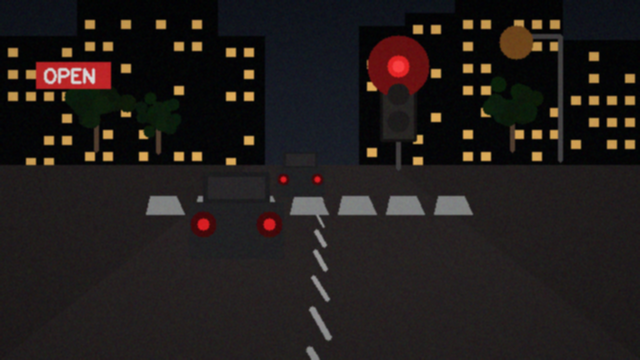
#> input picture pkg_tl1/img/tl_night.png, 640 x 360 px
$ python 05_hard.py
#> lines starting #> are read from the running program, lines starting #| are printed output that depends on the picture; after the words box and inside, x2 and y2 are one past the last pixel; in counts of white or black regions, pixels touching at a corner belong together
### pkg_tl1/common.py
"""공통 도우미 — 신호등 인식 실습 패키지 (1~3차시 공용)

경로, 입출력, 처리 함수를 모아 둔 제공 코드입니다.
학생이 수정할 필요는 없습니다.

headless 환경(서버·CI)에서 창 없이 확인만 하려면
환경변수 CV_HEADLESS=1 을 설정하고 실행합니다.
"""
import os
from pathlib import Path
import cv2
import numpy as np

ROOT = Path(__file__).resolve().parent
IMG = ROOT / "img"
OUT = ROOT / "output"
EXPECTED = ROOT / "expected"
OUT.mkdir(exist_ok=True)

HEADLESS = os.environ.get("CV_HEADLESS") == "1"

if HEADLESS:
    # 창을 띄울 수 없는 환경(서버·자동 채점)에서 GUI 호출을 무시합니다.
    # 학생용 코드는 순수 OpenCV 호출 그대로 두고, 여기서만 막습니다.
    cv2.namedWindow = lambda *a, **k: None
    cv2.createTrackbar = lambda *a, **k: None
    cv2.getTrackbarPos = lambda *a, **k: 0
    cv2.setMouseCallback = lambda *a, **k: None
    cv2.destroyAllWindows = lambda *a, **k: None
    cv2.imshow = lambda *a, **k: None


# ── 입출력 ────────────────────────────────────────────────
def load(name, gray=False):
    """img 폴더의 사진을 읽습니다. 실패하면 바로 알려 줍니다."""
#> called with name = 'tl_night.png', gray = False
    path = IMG / name
    img = cv2.imread(str(path), cv2.IMREAD_COLOR)
#> img is the input picture: shape (360, 640, 3); mean B, G, R 26.8, 28.3, 33.7
    if img is None:
        raise SystemExit(f"[오류] 사진을 열지 못했습니다: {path}")
    # 흑백은 항상 cvtColor 로 만듭니다. imread 의 흑백 모드와 값이 미세하게 다릅니다.
    return cv2.cvtColor(img, cv2.COLOR_BGR2GRAY) if gray else img


# [39 lines left out: functions open_video, frame_of, make_writer, not called in this run]


def save(name, img):
    """output 폴더에 저장하고 경로를 출력합니다."""
    path = OUT / name
    cv2.imwrite(str(path), img)
    print(f"[저장] {path}")
    return path


def show(title, img):
    """headless 환경에서는 창을 띄우지 않습니다."""
    if not HEADLESS:
        cv2.imshow(title, img)


_TICK = [0]


def wait(delay=0):
    """headless 환경에서는 키 입력이 없는 것으로 보고 즉시 반환합니다.
    무한 루프도 끝나도록 140번째 호출부터는 q 를 누른 것으로 처리합니다."""
    if HEADLESS:
        _TICK[0] += 1
        return ord("q") if _TICK[0] > 140 else 255
    return cv2.waitKey(delay) & 0xFF


def close():
    if not HEADLESS:
        cv2.destroyAllWindows()


def nothing(value):
    pass


# [4 lines left out: function stats, not called in this run]


def grid(cells, cols=2, size=(320, 180)):
    """결과들을 격자로 이어 붙여 한 장으로 만듭니다."""
    cw, ch = size
    cells = [c if c.ndim == 3 else cv2.cvtColor(c, cv2.COLOR_GRAY2BGR) for c in cells]
    rows = []
    for i in range(0, len(cells), cols):
        rows.append(np.hstack([cv2.resize(c, (cw, ch)) for c in cells[i:i + cols]]))
    return np.vstack(rows)


def tag(img, text, color=(255, 255, 255)):
    """결과 위에 영문 라벨을 얹습니다 (한글은 기본 글꼴로 표시되지 않습니다)."""
    out = img.copy()
    cv2.putText(out, text, (10, 26), cv2.FONT_HERSHEY_SIMPLEX, 0.62, (0, 0, 0), 4, cv2.LINE_AA)
    cv2.putText(out, text, (10, 26), cv2.FONT_HERSHEY_SIMPLEX, 0.62, color, 1, cv2.LINE_AA)
    return out


# ── 처리 함수 (이미지와 프레임에 똑같이 사용) ────────────────
# ── 신호등 색 범위 ────────────────────────────────────────
# 수업에서 실제로 재서 정한 값입니다. 영상이 바뀌면 다시 재야 합니다.
RANGES = {
    "red":    [((0, 120, 120), (10, 255, 255)),        # H 가 0 에서 끊기므로
               ((170, 120, 120), (179, 255, 255))],    # 범위가 둘입니다
    "yellow": [((18, 120, 150), (35, 255, 255))],
    "green":  [((60, 90, 120), (90, 255, 255))],
}
# 전구를 둘러싼 21 x 21 영역 (합성 장면에서 전구 위치는 고정되어 있습니다)
LAMP_BOXES = {
    "red":    (slice(56, 77), slice(388, 409)),
    "yellow": (slice(84, 105), slice(388, 409)),
    "green":  (slice(111, 132), slice(388, 409)),
}


def to_hsv(img):
    """BGR 영상을 HSV 로 바꿉니다."""
    return cv2.cvtColor(img, cv2.COLOR_BGR2HSV)


# [9 lines left out: function color_mask, not called in this run]


def count(mask):
    """마스크에서 흰 화소의 개수."""
    return int(cv2.countNonZero(mask))


def lamp_count(mask, color="red"):
    """해당 전구 영역(21 x 21) 안에서만 센 화소 수. 배경의 가짜를 뺀 값입니다."""
    return int(cv2.countNonZero(mask[LAMP_BOXES[color]]))


def pixel_hsv(img, x, y):
    """한 점의 HSV 를 (H, S, V) 로 돌려줍니다. 순서가 [y, x] 인 점에 주의."""
    return tuple(int(v) for v in to_hsv(img)[y, x])


def apply_mask(img, mask):
    """마스크가 흰 곳만 원본에서 남깁니다."""
    return cv2.bitwise_and(img, img, mask=mask)

### pkg_tl1/starter/05_hard.py
"""미션 5 (15분) — 나쁜 조건에서도 되는가
같은 범위 한 벌로 야간 · 역광 · 비 세 장을 처리합니다.
"""
import sys, cv2, numpy as np
sys.path.insert(0, str(__import__("pathlib").Path(__file__).resolve().parent.parent))
import common as C


names = ["tl_night.png", "tl_dusk.png", "tl_rain.png"]
cells = []

for name in names:
    img = C.load(name)

    # TODO) C.color_mask 로 빨강 마스크를 만드세요
    mask = np.zeros(img.shape[:2], np.uint8)

    print(f"{name:<14} 전체 {cv2.countNonZero(mask):5d} 화소 "
          f"/ 전구 영역 {C.lamp_count(mask):4d} 화소")
#| tl_night.png   전체     0 화소 / 전구 영역    0 화소
#> mask: shape (360, 640); every value is 0
    cells.append(C.tag(img, name.replace(".png", "")))
#> in tag, `cv2.putText(out, text, (10, 26), cv2.FONT_HERSHEY_SIMPLEX, 0.62, (0, 0..`: out: shape (360, 640, 3); 0.47% of pixels changed, all inside (x1, y1, x2, y2) = (8, 10, 84, 34)
    cells.append(C.tag(mask, "red mask"))
#> call 2 of tag, with text = 'red mask', color = (255, 255, 255)
#> in tag (call 2), `cv2.putText(out, text, (10, 26), cv2.FONT_HERSHEY_SIMPLEX, 0.62, color..`:
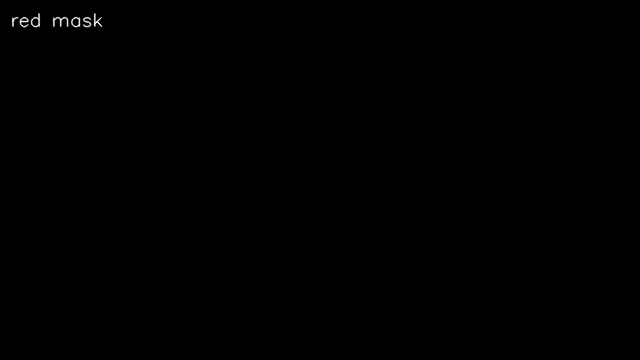
#> out: shape (360, 640); min 0, max 254, mean 0.3
#> pass 2 of the loop `for name in names:`:
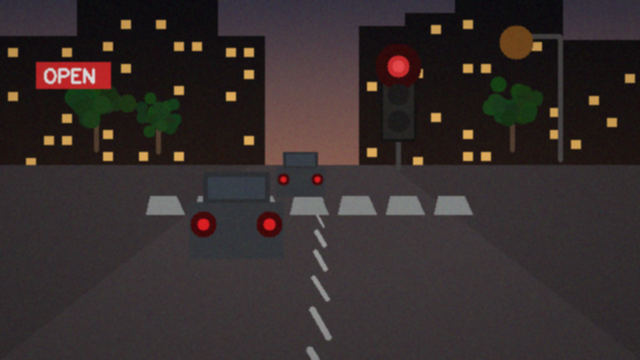
#> input picture pkg_tl1/img/tl_dusk.png, 640 x 360 px
#> in load, img is the input picture: shape (360, 640, 3); mean B, G, R 44.9, 45.2, 53.7
#| tl_dusk.png    전체     0 화소 / 전구 영역    0 화소
#> in tag (call 3), `cv2.putText(out, text, (10, 26), cv2.FONT_HERSHEY_SIMPLEX, 0.62, color..`:
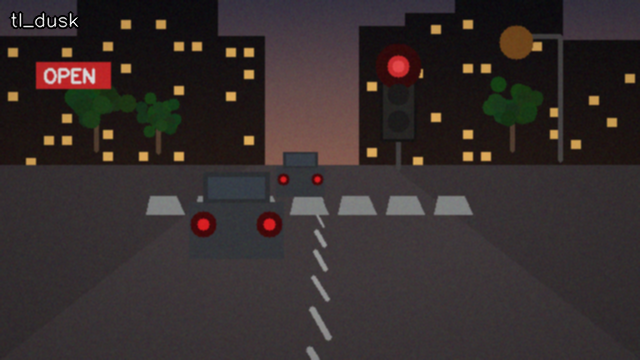
#> out: shape (360, 640, 3); mean B, G, R 44.9, 45.3, 53.7
#> pass 3 of the loop `for name in names:`:
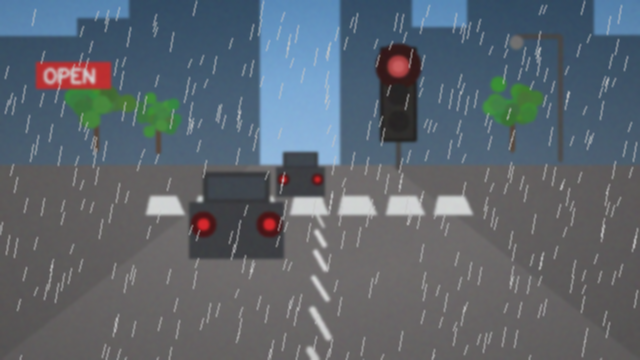
#> input picture pkg_tl1/img/tl_rain.png, 640 x 360 px
#> in load, img is the input picture: shape (360, 640, 3); mean B, G, R 110.7, 102, 93
#| tl_rain.png    전체     0 화소 / 전구 영역    0 화소
#> in tag (call 5), `cv2.putText(out, text, (10, 26), cv2.FONT_HERSHEY_SIMPLEX, 0.62, color..`:
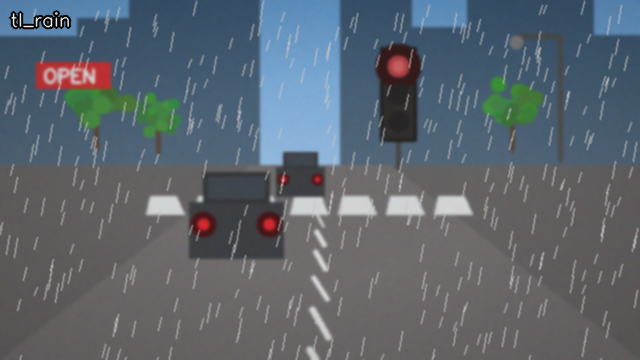
#> out: shape (360, 640, 3); mean B, G, R 110.4, 101.8, 92.9

result = C.grid(cells, cols=2, size=(320, 120))
#> in grid, `cells = [c if c.ndim == 3 else cv2.cvtColor(c, cv2.COLOR_GRAY2BGR) for..`: cells = 6 items
#> the loop in grid, `for i in range(0, len(cells), cols):` made 3 passes
#> i on pass 3: 4
#> after the loop in grid, `for i in range(0, len(cells), cols):`: rows = 3 items
#> in grid, `return np.vstack(rows)`:
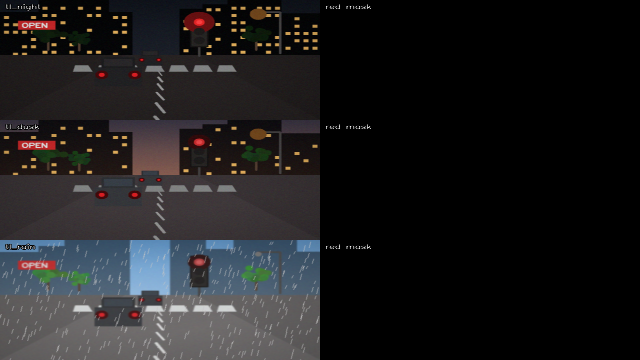
#> returned value: shape (360, 640, 3); mean of channels 0, 1, 2 30.6, 29.5, 30.3; drawn as B, G, R
C.show("HARD", result)
C.wait(0)
#> (key q is pressed here)
C.close()
C.save("05_hard.png", result)
